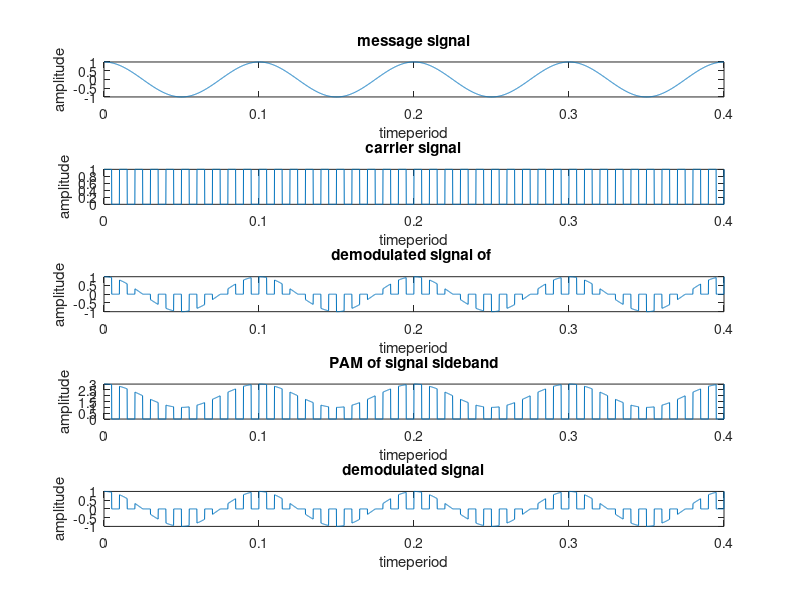

MATLAB code to generate this figure:
clc;
clear all;
close all;
fc=100;
fm=fc/10;
fs=100*fc;
t=0:1/fs:4/fm;
mt=cos(2*pi*fm*t);
ct=0.5*square(2*pi*fc*t)+0.5;
st=mt.*ct;
tt=[];
%single sided PAM
for i=1:length(st);
    if st(i)==0
        tt=[tt,st(i)];
    else
        tt=[tt,st(i)+2];
    end
end

figure(1)
subplot(5,1,1);
plot(t,mt);
title('message signal');
xlabel('timeperiod');
ylabel('amplitude');

subplot(5,1,2);
plot(t,ct);
title('carrier signal');
xlabel('timeperiod');
ylabel('amplitude');

subplot(5,1,3);
plot(t,st);
title('demodulated signal of ');
xlabel('timeperiod');
ylabel('amplitude');

subplot(5,1,4);
plot(t,tt);
title('PAM of signal sideband');
xlabel('timeperiod');
ylabel('amplitude');

dt=st.*ct;
filter=fir1(200,fm/fs,'low');
original_t_signal=conv(filter,dt);
ti=0.1/(length(original_t_signal)-1):1;

subplot(5,1,5);
plot(t,dt);
title('demodulated signal');
xlabel('timeperiod');
ylabel('amplitude');